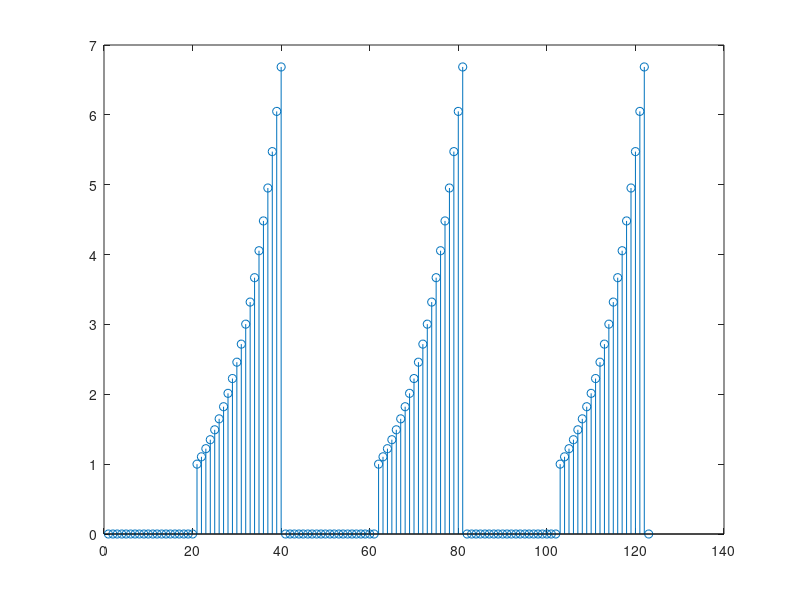
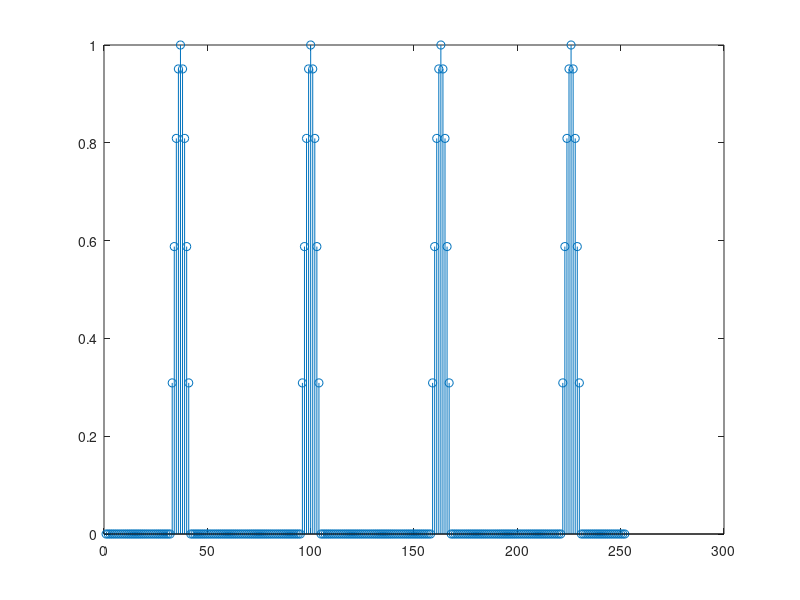

Source code (MATLAB) for these figures, in order:
%...............................
n=-5:5;
n1=-27:27;
x=repmat(n,1,5);
stem(n1,x);
%..................................
n=-20:20
x=(exp(0.1 .* n).*((n>=0)-(n>=20)));
x2=repmat(x,1,3)
stem(x2);
%..................................
n=-31:31;
x=(sin(0.1*pi*n)).*((n>=0) - (n>=10));
x3=repmat(x,1,4);
figure , stem(x3);